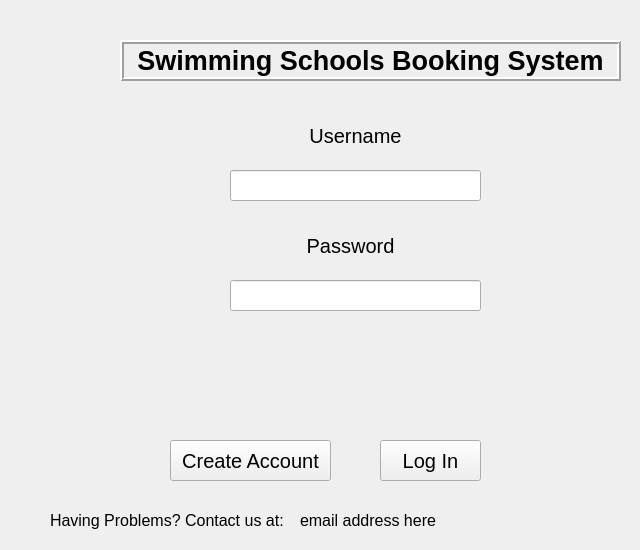
    <widget class="QWidget" name="Login">
     <widget class="QLineEdit" name="lnLogPassword">
      <property name="geometry">
       <rect>
        <x>230</x>
        <y>280</y>
        <width>251</width>
        <height>31</height>
       </rect>
      </property>
      <property name="font">
       <font>
        <pointsize>15</pointsize>
       </font>
      </property>
     </widget>
     <widget class="QLabel" name="lblLogProblems">
      <property name="geometry">
       <rect>
        <x>50</x>
        <y>500</y>
        <width>251</width>
        <height>41</height>
       </rect>
      </property>
      <property name="font">
       <font>
        <pointsize>12</pointsize>
       </font>
      </property>
      <property name="text">
       <string>Having Problems? Contact us at:</string>
      </property>
     </widget>
     <widget class="QLabel" name="lblLogUsername">
      <property name="geometry">
       <rect>
        <x>300</x>
        <y>120</y>
        <width>111</width>
        <height>31</height>
       </rect>
      </property>
      <property name="font">
       <font>
        <pointsize>15</pointsize>
       </font>
      </property>
      <property name="text">
       <string>Username</string>
      </property>
      <property name="alignment">
       <set>Qt::AlignCenter</set>
      </property>
     </widget>
     <widget class="QLabel" name="lblLogPassword">
      <property name="geometry">
       <rect>
        <x>300</x>
        <y>230</y>
        <width>101</width>
        <height>31</height>
       </rect>
      </property>
      <property name="font">
       <font>
        <pointsize>15</pointsize>
       </font>
      </property>
      <property name="text">
       <string>Password</string>
      </property>
      <property name="alignment">
       <set>Qt::AlignCenter</set>
      </property>
     </widget>
     <widget class="QPushButton" name="btnLogCreAcc">
      <property name="geometry">
       <rect>
        <x>170</x>
        <y>440</y>
        <width>161</width>
        <height>41</height>
       </rect>
      </property>
      <property name="font">
       <font>
        <pointsize>15</pointsize>
       </font>
      </property>
      <property name="text">
       <string>Create Account</string>
      </property>
     </widget>
     <widget class="QLabel" name="lblLogErrorMessage">
      <property name="geometry">
       <rect>
        <x>120</x>
        <y>330</y>
        <width>461</width>
        <height>91</height>
       </rect>
      </property>
      <property name="text">
       <string/>
      </property>
     </widget>
     <widget class="QLabel" name="lblLogTitle">
      <property name="geometry">
       <rect>
        <x>120</x>
        <y>40</y>
        <width>501</width>
        <height>41</height>
       </rect>
      </property>
      <property name="font">
       <font>
        <pointsize>20</pointsize>
        <weight>75</weight>
        <bold>true</bold>
       </font>
      </property>
      <property name="frameShape">
       <enum>QFrame::Box</enum>
      </property>
      <property name="frameShadow">
       <enum>QFrame::Raised</enum>
      </property>
      <property name="lineWidth">
       <number>2</number>
      </property>
      <property name="midLineWidth">
       <number>0</number>
      </property>
      <property name="text">
       <string>Swimming Schools Booking System</string>
      </property>
      <property name="alignment">
       <set>Qt::AlignCenter</set>
      </property>
     </widget>
     <widget class="QLineEdit" name="lnLogUsername">
      <property name="geometry">
       <rect>
        <x>230</x>
        <y>170</y>
        <width>251</width>
        <height>31</height>
       </rect>
      </property>
      <property name="font">
       <font>
        <pointsize>15</pointsize>
       </font>
      </property>
      <property name="text">
       <string/>
      </property>
     </widget>
     <widget class="QPushButton" name="btnLogLogIn">
      <property name="geometry">
       <rect>
        <x>380</x>
        <y>440</y>
        <width>101</width>
        <height>41</height>
       </rect>
      </property>
      <property name="font">
       <font>
        <pointsize>15</pointsize>
       </font>
      </property>
      <property name="text">
       <string>Log In</string>
      </property>
     </widget>
     <widget class="QLabel" name="lblLogHelpEmail">
      <property name="geometry">
       <rect>
        <x>300</x>
        <y>500</y>
        <width>331</width>
        <height>41</height>
       </rect>
      </property>
      <property name="font">
       <font>
        <pointsize>12</pointsize>
       </font>
      </property>
      <property name="text">
       <string>email address here</string>
      </property>
     </widget>
    </widget>
